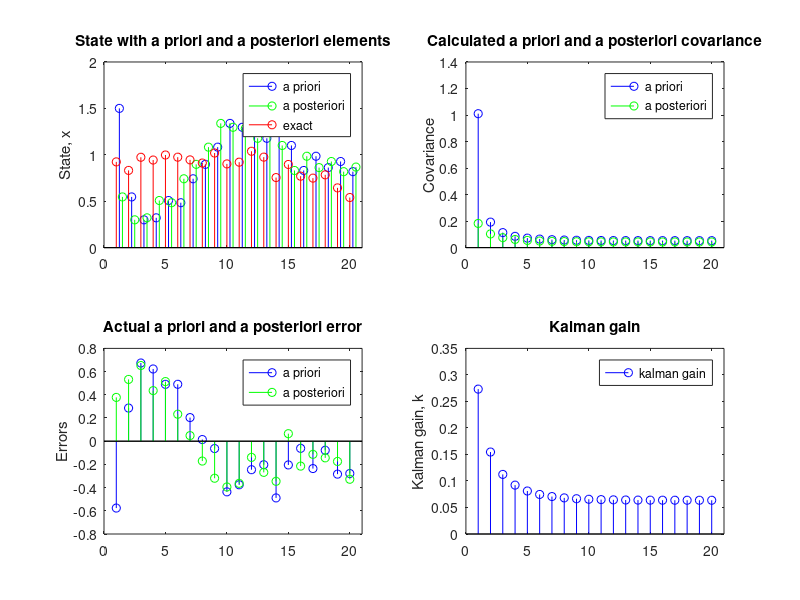

MATLAB code to generate this figure:
%Define the length of the simulation.
nlen=20;

%Define the system.
a=1;
h=3;

%Define the noise covariances.
Q=0.01;
R=2;

%Preallocate memory for all arrays.  Note that this is not really necessary
%but speeds up MatLab a bit.
%However, it is necessary to come up with initial estimates (guesses) for
%   1) the state.
%   2) the a priori error.
x=zeros(1,nlen);
z=zeros(1,nlen);
xapriori=zeros(1,nlen);
xaposteriori=zeros(1,nlen);
residual=zeros(1,nlen);
papriori=ones(1,nlen);
paposteriori=ones(1,nlen);
k=zeros(1,nlen);

%Calculate the process and measurement noise.
w1=randn(1,nlen);   %This line and the next can be commented out after running
v1=randn(1,nlen);   %the script once to generate multiple runs with identical
                    %noise (for better comparison).
w=w1*sqrt(Q);
v=v1*sqrt(R);

%Initial condition on the state, x.
x_0=1.0;

%Initial guesses for state and a posteriori covariance.
xaposteriori_0=1.5;
paposteriori_0=1;

%Calculate the first estimates for all values based upon the initial guess
%of the state and the a posteriori covariance.  The rest of the steps will
%be calculated in a loop.
%
%Calculate the state and the output
x(1)=a*x_0+w(1);
z(1)=h*x(1)+v(1);
%Predictor equations
xapriori(1)=a*xaposteriori_0;
residual(1)=z(1)-h*xapriori(1);
papriori(1)=a*a*paposteriori_0+Q;
%Corrector equations
k(1)=h*papriori(1)/(h*h*papriori(1)+R);
paposteriori(1)=papriori(1)*(1-h*k(1));
xaposteriori(1)=xapriori(1)+k(1)*residual(1);

%Calculate the rest of the values.
for j=2:nlen,
    %Calculate the state and the output
    x(j)=a*x(j-1)+w(j);
    z(j)=h*x(j)+v(j);
    %Predictor equations
    xapriori(j)=a*xaposteriori(j-1);
    residual(j)=z(j)-h*xapriori(j);
    papriori(j)=a*a*paposteriori(j-1)+Q;
    %Corrector equations
    k(j)=h*papriori(j)/(h*h*papriori(j)+R);
    paposteriori(j)=papriori(j)*(1-h*k(j));
    xaposteriori(j)=xapriori(j)+k(j)*residual(j);
end

j=1:nlen;

%Plot states and state estimates
subplot(221);
h1=stem(j+0.25,xapriori,'b');
hold on
h2=stem(j+0.5,xaposteriori,'g');
h3=stem(j,x,'r');
hold off
%Make nice formatting.
legend([h1(1) h2(1) h3(1)],'a priori','a posteriori','exact');
title('State with a priori and a posteriori elements');
ylabel('State, x');
xlim=[0 length(j)+1];
set(gca,'XLim',xlim);

%Plot covariance
subplot(222);
h1=stem(j,papriori,'b');
hold on;
h2=stem(j,paposteriori,'g');
hold off
legend([h1(1) h2(1)],'a priori','a posteriori');
title('Calculated a priori and a posteriori covariance');
ylabel('Covariance');
set(gca,'XLim',xlim);  %Set limits the same as first graph

%Plot errors
subplot(223);
h1=stem(j,x-xapriori,'b');
hold on
h2=stem(j,x-xaposteriori,'g');
hold off
legend([h1(1) h2(1)],'a priori','a posteriori');
title('Actual a priori and a posteriori error');
ylabel('Errors');
set(gca,'XLim',xlim);  %Set limits the same as first graph

%Plot kalman gain, k
subplot(224);
h1=stem(j,k,'b');
legend([h1(1)],'kalman gain');
title('Kalman gain');
ylabel('Kalman gain, k');
set(gca,'XLim',xlim);  %Set limits the same as first graph

    
    
    
